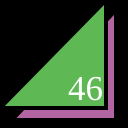
Frame 1 (no input)
Frame 60 (no input): identical to frame 1, image omitted
Frame 120 (the mouse pressed at the canvas centre since frame 60): identical to frame 1, image omitted

The p5.js sketch that drew this single still picture (run headless with seeded random() and noise() and a simulated clock; from frame 60 on, the mouse is pressed at the canvas centre):

// p5.js sketch
// ── sketch.js
function setup() {
  createCanvas(128,128);
}

function draw() {
  background(0);
  strokeWeight(4);
  fill(178, 101, 162);
  triangle(12,120,116,120,116,10);
  fill(94, 185, 84);
  triangle(0,108,106,108,106,0);
  fill(265);
  textSize(35);
  textFont("serif");
  text("46", 68, 100);
}
